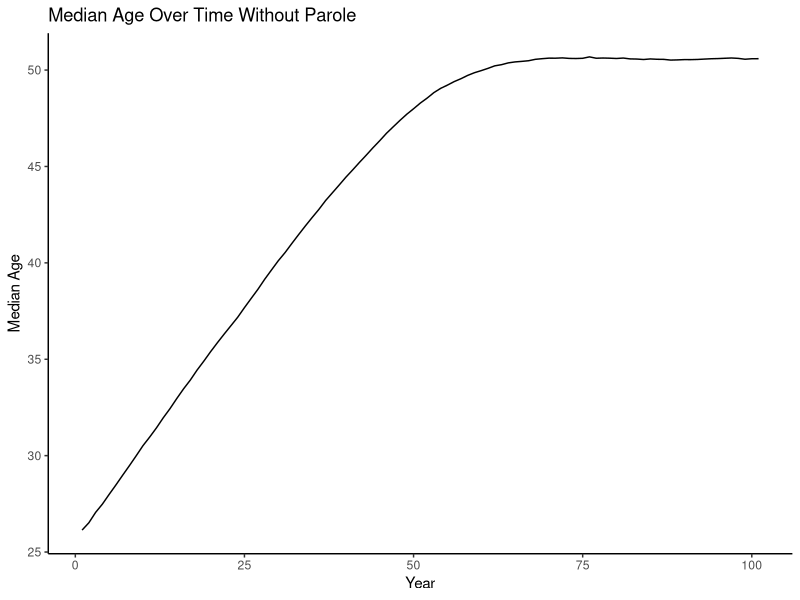
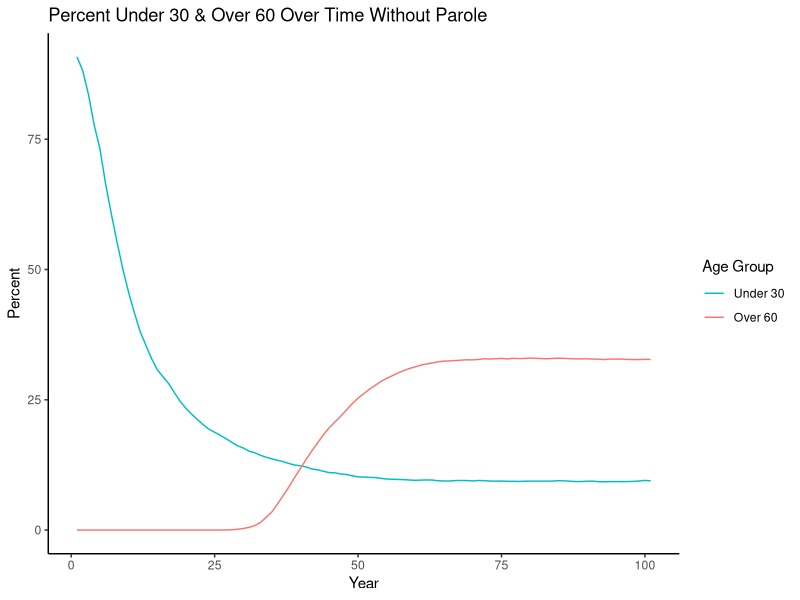
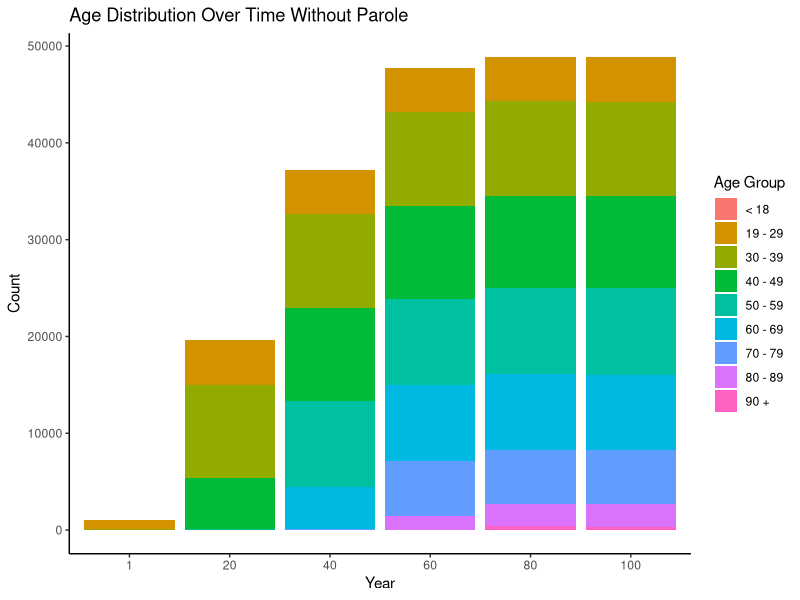
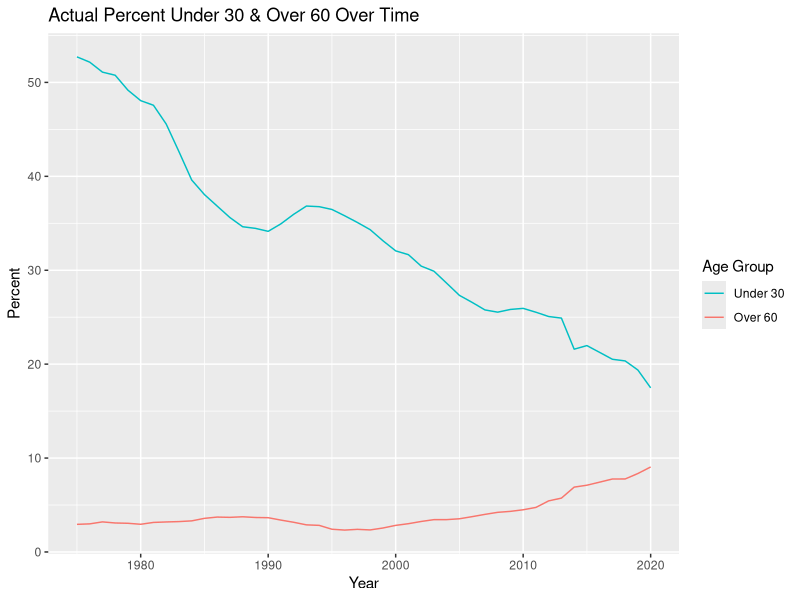
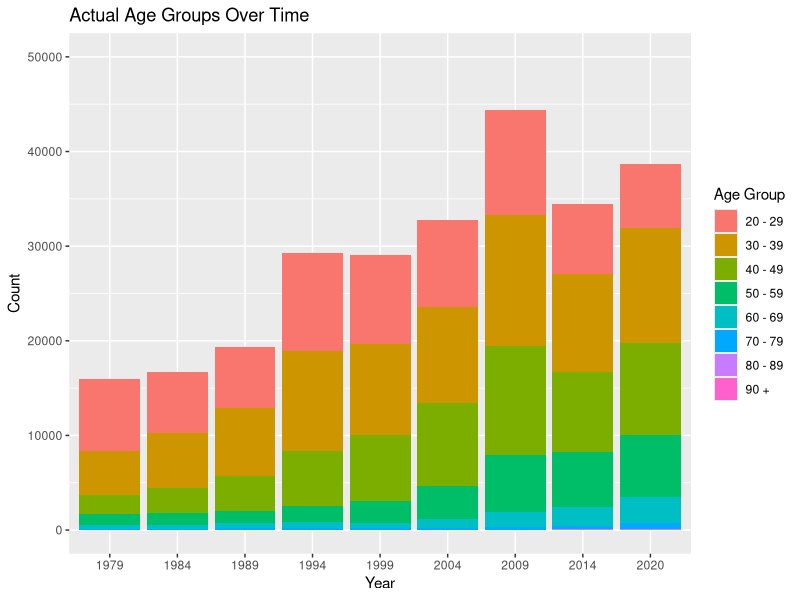
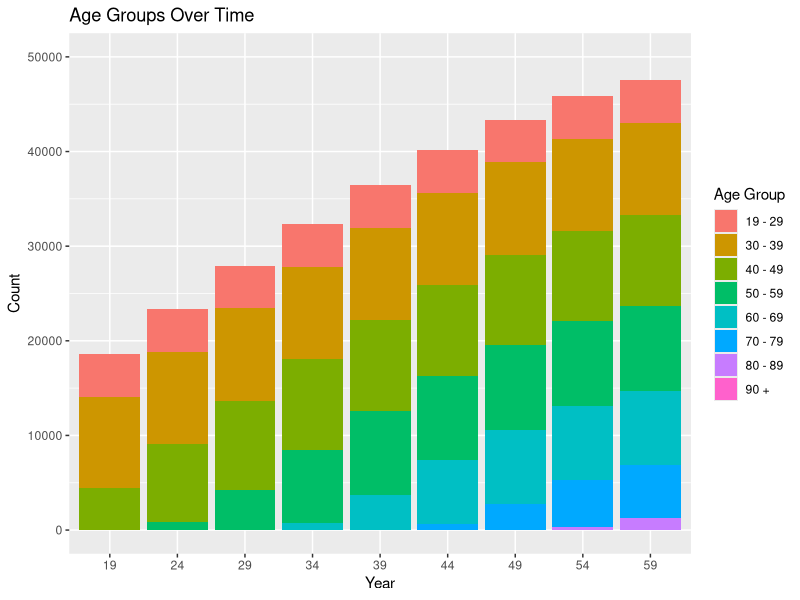
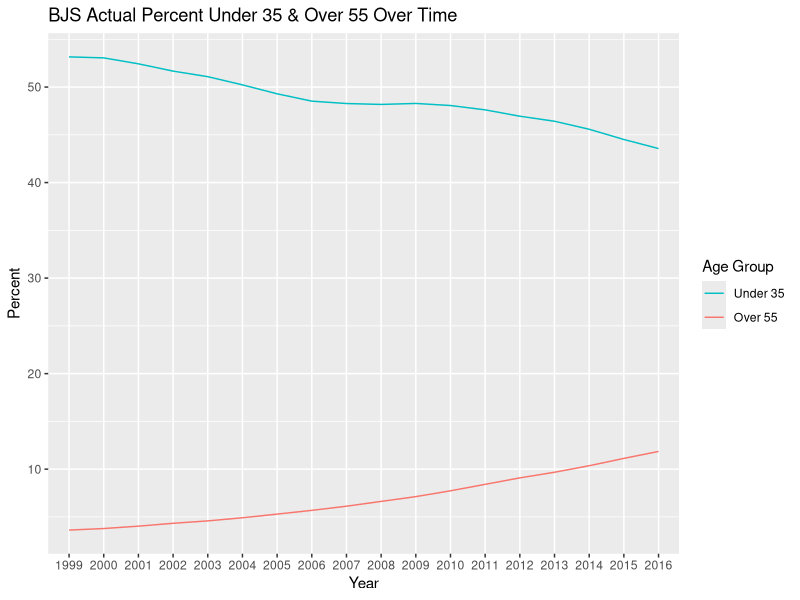
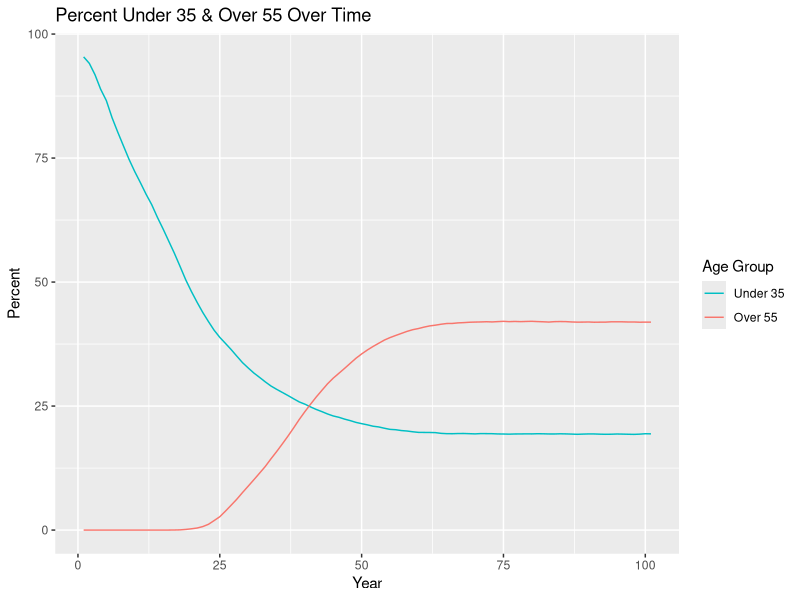

Here is the R script that generated these plots, in order:
## ---- chunk 1
knitr::opts_chunk$set(echo = TRUE)
## ---- chunk 2
library(tidyverse)
## ---- chunk 3
set.seed(12345)
## ---- chunk 4
pop_n <- 1000
pop_mean <- 26
pop_sd <- 3
parole_eligibility <- 20
parole_prob <- 0.9
## ---- chunk 5
population <- 
  rnorm(n = pop_n, mean = pop_mean, sd = pop_sd) %>% 
  enframe() %>% 
  select(value) %>% 
  rename(original_age = value) %>% 
  mutate(current_age = original_age, years_incarcerated = 0)

overall <-
  tibble(year = 1, total = nrow(population), 
         median_age = median(population$current_age)) %>% 
  mutate("< 18" = pull(count(filter(population, current_age < 19))),
         "19 - 29" = pull(count(filter(population, current_age >= 19 & current_age < 30))),
         "30 - 39" = pull(count(filter(population, current_age >= 30 & current_age < 40))),
         "40 - 49" = pull(count(filter(population, current_age >= 40 & current_age < 50))),
         "50 - 59" = pull(count(filter(population, current_age >= 50 & current_age < 60))),
         "60 - 69" = pull(count(filter(population, current_age >= 60 & current_age < 70))),
         "70 - 79" = pull(count(filter(population, current_age >= 70 & current_age < 80))),
         "80 - 89" = pull(count(filter(population, current_age >= 80 & current_age < 90))),
         "90 +" = pull(count(filter(population, current_age >= 90))))
## ---- chunk 6
one_year_population <- function(data) {
  # age & years incarcerated increases by 1
  data$current_age <- data$current_age + 1
  data$years_incarcerated <- data$years_incarcerated + 1
  
  # creates age group cohorts & randomly removes fraction based on cohort
  less_than_18 <- filter(data, current_age < 19)
  less_than_18 <- sample_frac(less_than_18, (1 - 0.0007))
  
  `19_to_29` <- filter(data, current_age >= 19 & current_age < 30)
  `19_to_29` <- sample_frac(`19_to_29`, (1 - 0.0013))
  
  `30_to_39` <- filter(data, current_age >= 30 & current_age < 40)
  `30_to_39` <- sample_frac(`30_to_39`, (1 - 0.0019))
  
  `40_to_49` <- filter(data, current_age >= 40 & current_age < 50)
  `40_to_49` <- sample_frac(`40_to_49`, (1 - 0.0040))
  
  `50_to_59` <- filter(data, current_age >= 50 & current_age < 60)
  `50_to_59` <- sample_frac(`50_to_59`, (1 - 0.0088))
  
  `60_to_69` <- filter(data, current_age >= 60 & current_age < 70)
  `60_to_69` <- sample_frac(`60_to_69`, (1 - 0.0178))
  
  `70_to_79` <- filter(data, current_age >= 70 & current_age < 80)
  `70_to_79` <- sample_frac(`70_to_79`, (1 - 0.0439))
  
  `80_to_89` <- filter(data, current_age >= 80 & current_age < 90)
  `80_to_89` <- sample_frac(`80_to_89`, (1 - 0.1345))
  
  over_90 <- filter(data, current_age >= 90)
  over_90 <- sample_frac(over_90, (1 - 0.2000))
  
  data <- do.call("rbind", list(less_than_18, `19_to_29`, `30_to_39`, `40_to_49`, `50_to_59`, 
                                `60_to_69`,`70_to_79`, `80_to_89`, over_90))
  
  # adds 1000 more
  incoming <- 
    rnorm(n = pop_n, mean = pop_mean, sd = pop_sd) %>% 
    enframe() %>% 
    select(value) %>% 
    rename(original_age = value) %>% 
    mutate(current_age = original_age, years_incarcerated = 0)
  data <- rbind(data, incoming)
  
  # removes any observations with age less than 16 or greater than 100
  data <- data %>% 
    filter(current_age >= 16 & current_age < 100)
}

one_year_overall <- function(data, p) {
    incoming <-
      tibble(year = last(data$year) + 1, total = nrow(p),
             median_age = median(p$current_age)) %>% 
        mutate("< 18" = pull(count(filter(p, current_age < 19))),
               "19 - 29" = pull(count(filter(p, current_age >= 19 & current_age < 30))),
               "30 - 39" = pull(count(filter(p, current_age >= 30 & current_age < 40))),
               "40 - 49" = pull(count(filter(p, current_age >= 40 & current_age < 50))),
               "50 - 59" = pull(count(filter(p, current_age >= 50 & current_age < 60))),
               "60 - 69" = pull(count(filter(p, current_age >= 60 & current_age < 70))),
               "70 - 79" = pull(count(filter(p, current_age >= 70 & current_age < 80))),
               "80 - 89" = pull(count(filter(p, current_age >= 80 & current_age < 90))),
               "90 +" = pull(count(filter(p, current_age >= 90))))
    data <- rbind(data, incoming)
}
## ---- chunk 7
# extend 100 years until stable
no_parole_population <- population
no_parole_overall <- overall

for (i in 1:100) {
  no_parole_population <- one_year_population(no_parole_population)
  no_parole_overall <- one_year_overall(no_parole_overall, no_parole_population)
}
## ---- chunk 8
ggplot(data = no_parole_overall, mapping = aes(x = year, y = median_age)) +
  geom_line() +
  labs(title = "Median Age Over Time Without Parole", x = "Year", y = "Median Age") +
  theme_classic()

no_parole_overall %>% 
  mutate(under_30 = (`19 - 29` + `< 18`) / total * 100, 
         over_60 = (`60 - 69` + `70 - 79` + `80 - 89` + `90 +`) / total * 100) %>% 
  select(year, under_30, over_60) %>% 
  ggplot(data = ., mapping = aes(x = year, group = 1)) +
  geom_line(mapping = aes(y = under_30, color = "under_30")) +
  geom_line(mapping = aes(y = over_60, color = "over_60")) +
  labs(title = "Percent Under 30 & Over 60 Over Time Without Parole", 
       x = "Year", y = "Percent") +
  scale_color_discrete(name = "Age Group",
                       breaks = c("under_30", "over_60"), labels = c("Under 30", "Over 60")) +
  theme_classic()

no_parole_overall_long <- no_parole_overall %>% 
  select(year, `< 18`:`90 +`) %>% 
  mutate(year = as.character(year)) %>% 
  pivot_longer(-year, names_to = "age_group", values_to = "count")

ggplot(data = no_parole_overall_long, mapping = aes(x = year, y = count, fill = age_group)) +
  geom_bar(position = "stack", stat = "identity") +
  labs(title = "Age Distribution Over Time Without Parole", x = "Year", y = "Count") +
  scale_x_discrete(limits = c("1", "20", "40", "60", "80", "100")) +
  scale_fill_discrete(name = "Age Group",
                      breaks = c("< 18", "19 - 29", "30 - 39", "40 - 49", "50 - 59", "60 - 69",
                                 "70 - 79", "80 - 89", "90 +")) +
  theme_classic()
## ---- chunk 9
simulation_base <- no_parole_overall %>% 
  filter(year == 100) %>%
  mutate(`< 18` = `< 18` / total * 100, `19 - 29` = `19 - 29` / total * 100,
         `30 - 39` = `30 - 39` / total * 100, `40 - 49` = `40 - 49` / total * 100,
         `50 - 59` = `50 - 59` / total * 100, `60 - 69` = `60 - 69` / total * 100,
         `70 - 79` = `70 - 79` / total * 100, `80 - 89` = `80 - 89` / total * 100,
         `90 +` = `90 +` / total * 100) %>% 
  select(total:`90 +`)

simulation_base_alt <- no_parole_overall %>% 
  filter(year == 100) %>% 
  mutate(under_30 = (`19 - 29` + `< 18`) / total * 100, 
         over_60 = (`60 - 69` + `70 - 79` + `80 - 89` + `90 +`) / total * 100) %>% 
  select(total, median_age, under_30, over_60)
## ---- chunk 10
bar_race <- no_parole_overall %>% 
  select(year, `< 18`:`90 +`) %>% 
  mutate(year = as.character(year)) %>% 
  pivot_longer(-year, names_to = "age_group", values_to = "count") %>% 
  pivot_wider(names_from = "year", values_from = "count")
## ---- chunk 11
nc <- read.csv("nc.csv")
nc %>% 
  mutate(Under30 = (AgeUnder20 + Age20to29) / PrisonPopulation * 100, 
         Over60 = (Age60to69 + Age70to79 + Age80to89 + Age90over) / PrisonPopulation * 100) %>% 
  select(year, PrisonPopulation, Under30, Over60) %>% 
  ggplot(data = ., mapping = aes(x = year, group = 1)) +
  geom_line(mapping = aes(y = Under30, color = "Under30")) +
  geom_line(mapping = aes(y = Over60, color = "Over60")) +
  labs(title = "Actual Percent Under 30 & Over 60 Over Time", x = "Year", y = "Percent") +
  scale_color_discrete(name = "Age Group",
                       breaks = c("Under30", "Over60"), labels = c("Under 30", "Over 60"))

nc_long <- nc %>% 
  select(year, AgeUnder20:Age90over) %>% 
  mutate(year = as.character(year)) %>% 
  pivot_longer(-year, names_to = "age_group", values_to = "count")

nc_long %>% 
  filter(age_group != "AgeUnder20") %>% 
  ggplot(data = ., mapping = aes(x = year, y = count, fill = age_group)) +
  geom_col() +
  labs(title = "Actual Age Groups Over Time", x = "Year", y = "Count") +
  scale_x_discrete(limits = c("1979", "1984", "1989", "1994", "1999", "2004", "2009", "2014", 
                              "2020")) +
  expand_limits(y = c(0, 50000)) +
  scale_fill_discrete(name = "Age Group",
                      breaks = c("Age20to29", "Age30to39", "Age40to49", "Age50to59", 
                                 "Age60to69", "Age70to79", "Age80to89", "Age90over"),
                      labels = c("20 - 29", "30 - 39", "40 - 49", "50 - 59", "60 - 69",
                                 "70 - 79", "80 - 89", "90 +"))

no_parole_overall_long %>% 
  filter(age_group != "< 18") %>% 
  ggplot(data = ., mapping = aes(x = year, y = count, fill = age_group)) +
  geom_col() +
  labs(title = "Age Groups Over Time", x = "Year", y = "Count") +
  scale_x_discrete(limits = c("19", "24", "29", "34", "39", "44", "49", "54", "59")) +
  expand_limits(y = c(0, 50000)) +
  scale_fill_discrete(name = "Age Group",
                      breaks = c("19 - 29", "30 - 39", "40 - 49", "50 - 59", "60 - 69",
                                 "70 - 79", "80 - 89", "90 +"))
## ---- chunk 12
actual_nc <- nc %>% 
  filter(year == 2020) %>% 
  mutate(AgeUnder20 = AgeUnder20 / PrisonPopulation * 100,
         Age20to29 = Age20to29 / PrisonPopulation * 100, 
         Age30to39 = Age30to39 / PrisonPopulation * 100, 
         Age40to49 = Age40to49 / PrisonPopulation * 100, 
         Age50to59 = Age50to59 / PrisonPopulation * 100, 
         Age60to69 = Age60to69 / PrisonPopulation * 100, 
         Age70to79 = Age70to79 / PrisonPopulation * 100, 
         Age80to89 = Age80to89 / PrisonPopulation * 100, 
         Age90over = Age90over / PrisonPopulation * 100)
## ---- chunk 13
bjs <- read.csv("bjs.csv")
bjs_wide <- bjs %>% 
  select(RPTYEAR, AGEYREND, n) %>% 
  mutate(RPTYEAR = as.character(RPTYEAR)) %>% 
  pivot_wider(names_from = "AGEYREND", values_from = "n") %>% 
  mutate(total = `(1) 18-24 years` + `(2) 25-34 years` + `(3) 35-44 years` + 
           `(4) 45-54 years` + `(5) 55+ years`)

bjs_wide %>% 
  mutate(under_35 = (`(1) 18-24 years` + `(2) 25-34 years`) / total * 100, 
         over_55 = `(5) 55+ years` / total * 100) %>% 
  select(RPTYEAR, under_35, over_55) %>% 
  ggplot(data = ., mapping = aes(x = RPTYEAR, group = 1)) +
  geom_line(mapping = aes(y = under_35, color = "under_35")) +
  geom_line(mapping = aes(y = over_55, color = "over_55")) + 
  labs(title = "BJS Actual Percent Under 35 & Over 55 Over Time", x = "Year", y = "Percent") +
  scale_color_discrete(name = "Age Group", 
                       breaks = c("under_35", "over_55"), labels = c("Under 35", "Over 55"))

no_parole_overall %>% 
  mutate(under_35 = (`30 - 39` / 2 + `19 - 29` + `< 18`) / total * 100,
         over_55 = (`50 - 59` / 2 + `60 - 69` + `70 - 79` + `80 - 89` + `90 +`) / 
           total * 100) %>% 
  select(year, under_35, over_55) %>% 
  ggplot(data = ., mapping = aes(x = year, group = 1)) +
  geom_line(mapping = aes(y = under_35, color = "under_35")) +
  geom_line(mapping = aes(y = over_55, color = "over_55")) +
  labs(title = "Percent Under 35 & Over 55 Over Time", x = "Year", y = "Percent") +
  scale_color_discrete(name = "Age Group",
                       breaks = c("under_35", "over_55"), labels = c("Under 35", "Over 55"))

ggplot(data = bjs, mapping = aes(x = RPTYEAR, y = COUNT_THSNDS, fill = AGEYREND)) +
  geom_col() +
  labs(title = "BJS Actual Age Groups Over Time", x = "Year", y = "Count (in thousands)") +
  scale_fill_discrete(name = "Age Group",
                      breaks = c("(1) 18-24 years", "(2) 25-34 years", "(3) 35-44 years",
                                 "(4) 45-54 years", "(5) 55+ years"),
                      labels = c("18 - 24", "25 - 34", "35 - 44", "45 - 54", "55 +"))

no_parole_overall %>% 
  mutate(`18 - 24` = `< 18` + `19 - 29` / 2, `25 - 34` = `19 - 29` / 2 + `30 - 39` / 2,
         `35 - 44` = `30 - 39` / 2 + `40 - 49` / 2, `45 - 54` = `40 - 49` / 2 + `50 - 59` / 2,
         `55 +` = `50 - 59` / 2 + `60 - 69` + `70 - 79` + `80 - 89` + `90 +`) %>% 
  select(year, `18 - 24`:`55 +`) %>% 
  mutate(year = as.character(year)) %>% 
  pivot_longer(-year, names_to = "age_group", values_to = "count") %>% 
  ggplot(data = ., mapping = aes(x = year, y = count, fill = age_group)) +
  geom_col() +
  labs(title = "Age Groups Over Time", x = "Year", y = "Count") +
  scale_x_discrete(limits = c("19", "24", "29", "34", "39", "44", "49", "54", "59")) +
  scale_fill_discrete(name = "Age Group")
## ---- chunk 14
population_e <- no_parole_population
overall_e <- no_parole_overall
for (i in 1:100) {
  population_e <- one_year_population(population_e)
  overall_e <- one_year_overall(overall_e, population_e)
}
## ---- chunk 15
ggplot(data = overall_e, mapping = aes(x = year, y = median_age)) +
  geom_line() +
  labs(title = "Median Age Over Time", x = "Year", y = "Median Age")

overall_e %>% 
  mutate(under_30 = (`19 - 29` + `< 18`) / total * 100, 
         over_60 = (`60 - 69` + `70 - 79` + `80 - 89` + `90 +`) / total * 100) %>% 
  select(year, under_30, over_60) %>% 
  ggplot(data = ., mapping = aes(x = year, group = 1)) +
  geom_line(mapping = aes(y = under_30, color = "under_30")) +
  geom_line(mapping = aes(y = over_60, color = "over_60")) +
  labs(title = "Percent Under 30 & Over 60 Over Time", x = "Year", y = "Count") +
  scale_color_discrete(name = "Age Group",
                       breaks = c("under_30", "over_60"), labels = c("Under 30", "Over 60"))

overall_e_long <- overall_e %>% 
  select(year, `< 18`:`90 +`) %>% 
  mutate(year = as.character(year)) %>% 
  pivot_longer(-year, names_to = "age_group", values_to = "count") %>% 
  filter(year == "1" | year == "21" | year == "41" | year == "61" | year == "81" | 
           year == "101" | year == "121" | year == "141" | year == "161" | year == "181" |
           year == "201")

ggplot(data = overall_e_long, mapping = aes(x = year, y = count, fill = age_group)) +
  geom_bar(position = "stack", stat = "identity") +
  labs(title = "Age Groups Over Time", x = "Year", y = "Count") +
  scale_x_discrete(limits = c("1", "21", "41", "61", "81", "101", "121", "141", "161", "181", 
                              "201")) +
  scale_fill_discrete(name = "Age Group",
                      breaks = c("< 18", "19 - 29", "30 - 39", "40 - 49", "50 - 59", "60 - 69",
                                 "70 - 79", "80 - 89", "90 +"))

bar_race_e <- overall_e %>% 
  select(year, `< 18`:`90 +`) %>% 
  mutate(year = as.character(year)) %>% 
  pivot_longer(-year, names_to = "age_group", values_to = "count") %>% 
  pivot_wider(names_from = "year", values_from = "count")
## ---- chunk 16
one_year_parole <- function(data) {
  # age & years incarcerated increases by 1
  data$current_age <- data$current_age + 1
  data$years_incarcerated <- data$years_incarcerated + 1
  
  # creates age group cohorts & randomly removes fraction based on cohort
  less_than_18 <- filter(data, current_age < 19)
  less_than_18 <- sample_frac(less_than_18, (1 - 0.0007))
  
  `19_to_29` <- filter(data, current_age >= 19 & current_age < 30)
  `19_to_29` <- sample_frac(`19_to_29`, (1 - 0.0013))
  
  `30_to_39` <- filter(data, current_age >= 30 & current_age < 40)
  `30_to_39` <- sample_frac(`30_to_39`, (1 - 0.0019))
  
  `40_to_49` <- filter(data, current_age >= 40 & current_age < 50)
  `40_to_49` <- sample_frac(`40_to_49`, (1 - 0.0040))
  
  `50_to_59` <- filter(data, current_age >= 50 & current_age < 60)
  `50_to_59` <- sample_frac(`50_to_59`, (1 - 0.0088))
  
  `60_to_69` <- filter(data, current_age >= 60 & current_age < 70)
  `60_to_69` <- sample_frac(`60_to_69`, (1 - 0.0178))
  
  `70_to_79` <- filter(data, current_age >= 70 & current_age < 80)
  `70_to_79` <- sample_frac(`70_to_79`, (1 - 0.0439))
  
  `80_to_89` <- filter(data, current_age >= 80 & current_age < 90)
  `80_to_89` <- sample_frac(`80_to_89`, (1 - 0.1345))
  
  over_90 <- filter(data, current_age >= 90)
  over_90 <- sample_frac(over_90, (1 - 0.2000))
  
  data <- do.call("rbind", list(less_than_18, `19_to_29`, `30_to_39`, `40_to_49`, `50_to_59`, 
                                `60_to_69`,`70_to_79`, `80_to_89`, over_90))
  
  eligible <- sample_frac(filter(data, years_incarcerated >= parole_eligibility), parole_prob)
  ineligible <- filter(data, years_incarcerated < parole_eligibility)
  data <- rbind(eligible, ineligible)
  
  # adds 1000 more
  incoming <- 
    rnorm(n = pop_n, mean = pop_mean, sd = pop_sd) %>% 
    enframe() %>% 
    select(value) %>% 
    rename(original_age = value) %>% 
    mutate(current_age = original_age, years_incarcerated = 0)
  data <- rbind(data, incoming)
  
  # removes any observations with age less than 16 or greater than 100
  data <- data %>% 
    filter(current_age >= 16 & current_age < 100)
}
## ---- chunk 17
parole_population <- population
parole_overall <- overall

for (i in 1:100) {
  parole_population <- one_year_parole(parole_population)
  parole_overall <- one_year_overall(parole_overall, parole_population)
}
## ---- chunk 18
ggplot(data = parole_overall, mapping = aes(x = year, y = median_age)) +
  geom_line() +
  labs(title = "Median Age Over Time With Parole", x = "Year", y = "Median Age") +
  theme_classic()

parole_overall %>% 
  mutate(under_30 = (`19 - 29` + `< 18`) / total * 100, 
         over_60 = (`60 - 69` + `70 - 79` + `80 - 89` + `90 +`) / total * 100) %>% 
  select(year, under_30, over_60) %>% 
  ggplot(data = ., mapping = aes(x = year, group = 1)) +
  geom_line(mapping = aes(y = under_30, color = "under_30")) +
  geom_line(mapping = aes(y = over_60, color = "over_60")) +
  labs(title = "Percent Under 30 & Over 60 Over Time With Parole", x = "Year", y = "Count") +
  scale_color_discrete(name = "Age Group",
                       breaks = c("under_30", "over_60"), labels = c("Under 30", "Over 60")) +
  theme_classic()

parole_overall_long <- parole_overall %>% 
  select(year, `< 18`:`90 +`) %>% 
  mutate(year = as.character(year)) %>% 
  pivot_longer(-year, names_to = "age_group", values_to = "count")

ggplot(data = parole_overall_long, mapping = aes(x = year, y = count, fill = age_group)) +
  geom_bar(position = "stack", stat = "identity") +
  labs(title = "Age Distribution Over Time With Parole", x = "Year", y = "Count") +
  scale_x_discrete(limits = c("1", "20", "40", "60", "80", "100")) +
  scale_fill_discrete(name = "Age Group",
                      breaks = c("< 18", "19 - 29", "30 - 39", "40 - 49", "50 - 59", "60 - 69",
                                 "70 - 79", "80 - 89", "90 +")) +
  theme_classic()
## ---- chunk 19
simulation_parole <- parole_overall %>% 
  filter(year == 100) %>%
  mutate(`< 18` = `< 18` / total * 100, `19 - 29` = `19 - 29` / total * 100,
         `30 - 39` = `30 - 39` / total * 100, `40 - 49` = `40 - 49` / total * 100,
         `50 - 59` = `50 - 59` / total * 100, `60 - 69` = `60 - 69` / total * 100,
         `70 - 79` = `70 - 79` / total * 100, `80 - 89` = `80 - 89` / total * 100,
         `90 +` = `90 +` / total * 100) %>% 
  select(total:`90 +`)

simulation_parole_alt <- parole_overall %>% 
  filter(year == 100) %>% 
  mutate(under_30 = (`19 - 29` + `< 18`) / total * 100, 
         over_60 = (`60 - 69` + `70 - 79` + `80 - 89` + `90 +`) / total * 100) %>% 
  select(total, median_age, under_30, over_60)
## ---- chunk 20
policy_population <- parole_population
policy_overall <- parole_overall

for (i in 1:100) {
  policy_population <- one_year_population(policy_population)
  policy_overall <- one_year_overall(policy_overall, policy_population)
}
## ---- chunk 21
ggplot(data = policy_overall, mapping = aes(x = year, y = median_age)) +
  geom_line() +
  labs(title = "Median Age Over Time if Parole is Eliminated", x = "Year", y = "Median Age") +
  theme_classic()

policy_overall %>% 
  mutate(under_30 = (`19 - 29` + `< 18`) / total * 100, 
         over_60 = (`60 - 69` + `70 - 79` + `80 - 89` + `90 +`) / total * 100) %>% 
  select(year, under_30, over_60) %>% 
  ggplot(data = ., mapping = aes(x = year, group = 1)) +
  geom_line(mapping = aes(y = under_30, color = "under_30")) +
  geom_line(mapping = aes(y = over_60, color = "over_60")) +
  labs(title = "Percent Under 30 & Over 60 if Parole is Eliminated", x = "Year", y = "Count") +
  scale_color_discrete(name = "Age Group",
                       breaks = c("under_30", "over_60"), labels = c("Under 30", "Over 60")) +
  theme_classic()

policy_overall_long <- policy_overall %>% 
  select(year, `< 18`:`90 +`) %>% 
  mutate(year = as.character(year)) %>% 
  pivot_longer(-year, names_to = "age_group", values_to = "count")

ggplot(data = policy_overall_long, mapping = aes(x = year, y = count, fill = age_group)) +
  geom_bar(position = "stack", stat = "identity") +
  labs(title = "Age Distribution Over Time if Parole is Eliminated", x = "Year", y = "Count") +
  scale_x_discrete(limits = c("100", "105", "110", "115", "120", "125", 
                              "130", "135", "140", "145", "150")) +
  scale_fill_discrete(name = "Age Group",
                      breaks = c("< 18", "19 - 29", "30 - 39", "40 - 49", "50 - 59", "60 - 69",
                                 "70 - 79", "80 - 89", "90 +")) +
  theme_classic()
